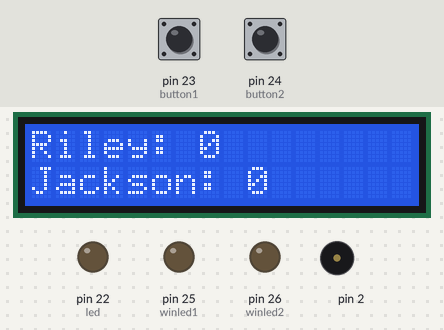
Bench run of a sketch on a simulated Arduino Mega 2560, built with avr-gcc and run on an emulated ATmega2560. Parts: 16×2 character LCD, output pins drawn as LEDs (lit = HIGH), buzzer (waves = sounding). The inputs (shaded band) are chosen by the test bench; at power-on: pin 23 (button1) LOW, pin 24 (button2) LOW. Random numbers use the default seed unless the sketch sets one.

Above: at 1.2 s.
1.3 s: pin 23 (button1) pulled HIGH for 0.15 s
At 1.38 s:
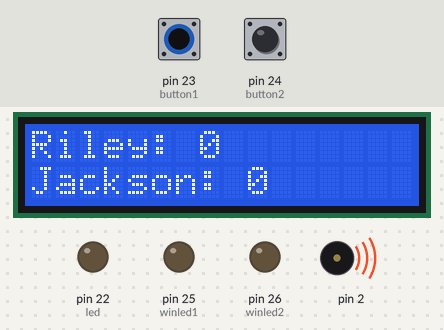
2.9 s: pin 23 (button1) pulled HIGH for 3.2 s
At 6.5 s:
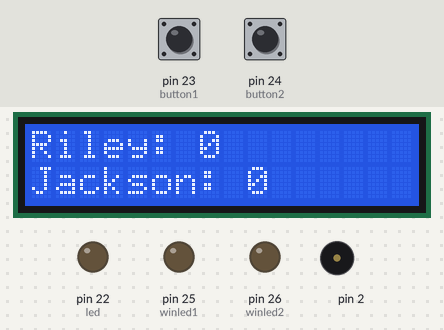
9.1 s: pin 24 (button2) pulled HIGH for 0.15 s
At 9.7 s:
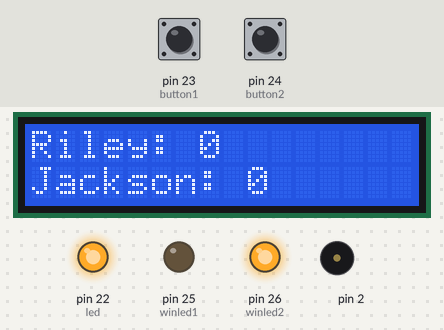
11.6 s: pin 24 (button2) pulled HIGH for 1 s
At 13.2 s:
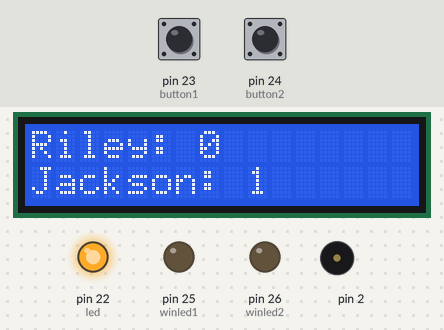
14.1 s: pin 23 (button1) pulled HIGH for 1 s
At 14.7 s:
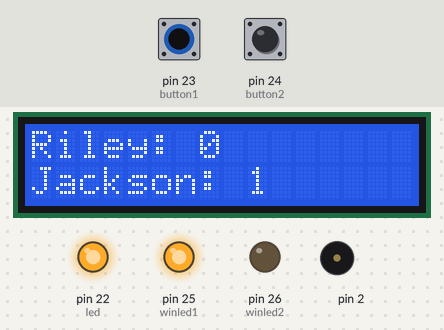
Timing chart, 0 to 21.7 s (numbered marks = the images above; inputs shaded):
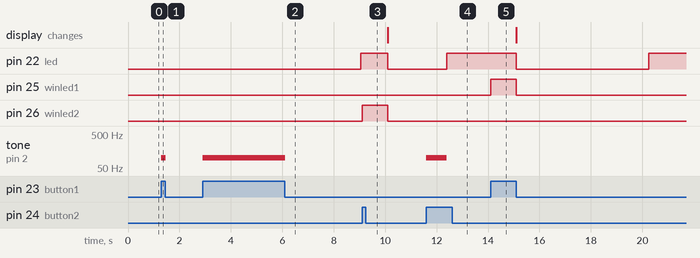

Measured:
- after the input at 1.3 s, tone on pin 2: silent → 100 Hz at once, → silent 0.16 s later
- after the input at 2.9 s, tone on pin 2: silent → 100 Hz at once, → silent 3.2 s later
- after the input at 9.1 s, pin 22 (led): HIGH → LOW after 1.0 s; pin 26 (winled2): LOW → HIGH at once, → LOW 1.0 s later
- after the input at 11.6 s, tone on pin 2: silent → 100 Hz at once, → silent 0.80 s later
- after the input at 14.1 s, pin 22 (led): HIGH → LOW after 1.0 s, → HIGH 5.1 s later; pin 25 (winled1): LOW → HIGH at once, → LOW 1.0 s later

The sketch:

led_game.ino
```cpp
#include <LiquidCrystal.h>

int led = 22;
String name1 = "Riley";
String name2 = "Jackson";
int button1 = 23;
int button2 = 24;
int winled1 = 25;
int winled2 = 26;
int dis1 = 0;
int dis2 = 0;
int diss = -100;
int score1 = 0;
int score2 = 0;

LiquidCrystal lcd(27, 28, 30, 31, 32, 33);

void setup(){
  pinMode(led, OUTPUT);
  pinMode(button1, INPUT);
  pinMode(button2, INPUT);
  pinMode(winled1, OUTPUT);
  pinMode(winled2, OUTPUT);
  lcd.begin(16, 2);
}
void loop(){
  dis1 = 0;
  dis2 = 0;
  lcd.setCursor(0,0);
  lcd.print(name1 + ": " + score1);
  lcd.setCursor(0,1);
  lcd.print(name2 + ": " + score2);
  if((score1 - score2) >= 2 && score1 >= 11){
    lcd.clear();
    lcd.setCursor(0,0);
    lcd.print(name1 + " wins!");
    lcd.setCursor(0,1);
    lcd.print("Final: " + String(score1) + "-" + String(score2));
    while(1==1){
      delay(1000);
    }
  }
  if((score2 - score1) >= 2 && score2 >= 11){
    lcd.clear();
    lcd.setCursor(0,0);
    lcd.print(name2 + " wins!");
    lcd.setCursor(0,1);
    lcd.print("Final: " + String(score1) + "-" + String(score2));
    while(1==1){
      delay(1000);
    }
  }
  int wait = random(1000, 10000);
  for(int i = 0; i < wait; i++){
    if(digitalRead(button1) == HIGH){
      tone(2, 100);
      diss = i;
      dis1 = 1;
    }
    if(digitalRead(button2) == HIGH){
      tone(2, 100);
      diss = i;
      dis2 = 1;
    }
    if(diss == i - 10){
      noTone(2);
      diss = -100;
    }
    delay(1);
  }
  noTone(2);
  digitalWrite(led, HIGH);
  while(true){
    if(digitalRead(button1) == HIGH){
      if(dis1 == 0){
        digitalWrite(winled1, HIGH);
        delay(1000);
        digitalWrite(winled1, LOW);
        score1 += 1;
        break;
      }else if(dis2 == 1){
        delay(1000);
        break;
      }
    }
    if(digitalRead(button2) == HIGH){
      if(dis2 == 0){
        digitalWrite(winled2, HIGH);
        delay(1000);
        digitalWrite(winled2, LOW);
        score2 += 1;
        break;
      }else if(dis1 == 1){
        delay(1000);
        break;
      }
    }
    delay(1);
  }
  digitalWrite(led, LOW);
}
```
